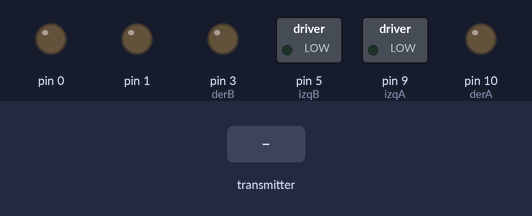
The sketch below on a simulated Arduino Uno, built with avr-gcc and run on an emulated ATmega328P. On the bench: switched loads named in the sketch (green lamp = pin HIGH), output pins drawn as LEDs (lit = HIGH). Inputs (shaded band) come from the test bench. No radio packets arrive unless stated.

Above: at 1.2 s.
1.3 s: the transmitter starts sending ejes.0 = 0
At 1.6 s:
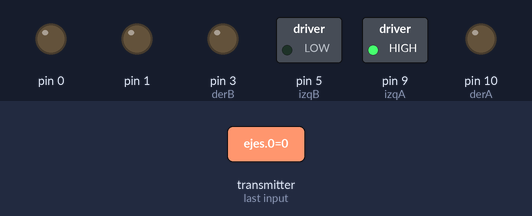
2.8 s: the transmitter starts sending ejes.0 = 256
At 3.9 s:
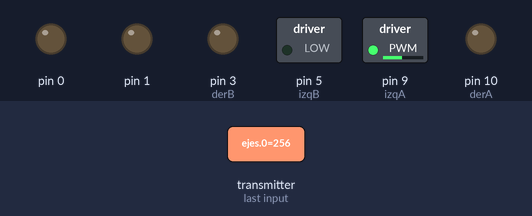
4.3 s: the transmitter starts sending ejes.0 = 1023
At 5.0 s:
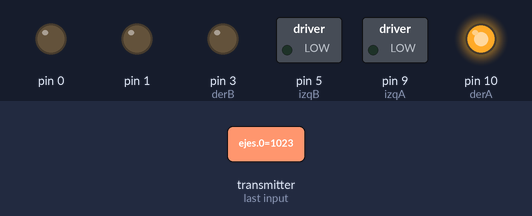
5.8 s: the transmitter starts sending ejes.4 = 0
At 6.2 s:
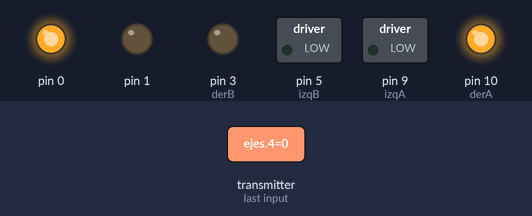
7.3 s: the transmitter starts sending ejes.4 = 256
At 8.5 s:
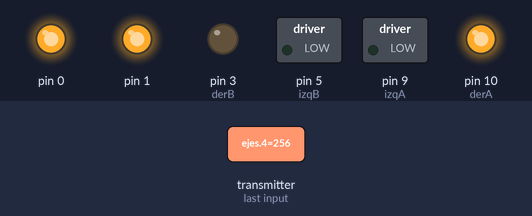
8.8 s: the transmitter starts sending ejes.3 = 0
At 9.6 s:
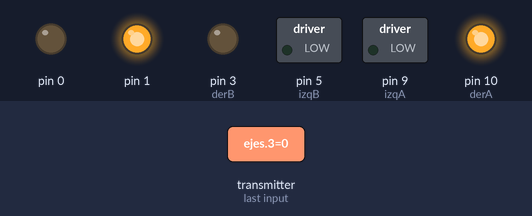
Timing chart, 0 to 11.3 s (numbered marks = the images above; inputs shaded):
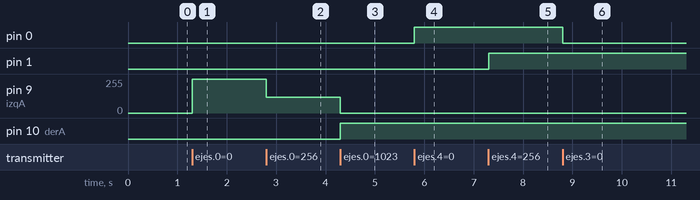

Measured:
- after the input at 1.3 s, pin 9 (izqA): 0/255 → 255/255 at once
- after the input at 2.8 s, pin 9 (izqA): 255/255 → 119/255 at once
- after the input at 4.3 s, pin 9 (izqA): 119/255 → 0/255 at once; pin 10 (derA): LOW → HIGH at once
- after the input at 5.8 s, pin 0: LOW → HIGH at once
- after the input at 7.3 s, pin 1: LOW → HIGH at once
- after the input at 8.8 s, pin 0: HIGH → LOW at once

The sketch:

RX_IE.ino
```cpp
/*  ----------------------------------------------------------------
  Código Para el Receptor.

  Arduino UNO.   Módulo NRF24LD1.

  Vcc           5V
  GND           GND

  Pin 7         CE
  Pin 8         CSN

  Pin 13        SCK
  Pin 11        MOSI
  Pin 12        MISO
  --------------------------------------------------------------------
*/

// Librerías.
#include <SPI.h>
#include <nRF24L01.h>
#include <RF24.h>

RF24 radio(7, 8); // CE, CSN.

//Canal de comunicación.
const byte canal[]={"31"};

int X = 0;
int Y = 0;
int ejes[]={500, 500};

// Motor A.
int ENA = 6;
int IN1 = 5;
int IN2 = 9;

// Motor B.
int ENB = 2;
int IN3 = 10;
int IN4 = 3;

int izqA = IN2;
int izqB = IN1;
int derA = IN3;
int derB = IN4;

// Variador de velocidad.
int vel;

void setup(){

  radio.begin();
  radio.openReadingPipe(1, canal[1]); // Canal 31.
  radio.setPALevel(RF24_PA_MAX); // Máxima potencia de transmisión.

  // Pines del Puente H declarados como salidas.
  pinMode(derA, OUTPUT);
  pinMode(derB, OUTPUT);
  pinMode(izqA, OUTPUT);
  pinMode(izqB, OUTPUT);

 // Se escriben en 0 para que esten detenidos los motores al inicio.
  analogWrite(derB, 0);
  analogWrite(izqB, 0);
  analogWrite(derA, 0);
  analogWrite(izqA, 0);
}

void loop(){

  radio.startListening();
  if ( radio.available()) {
    while (radio.available()){

      radio.read(&ejes, sizeof(ejes));

      X = ejes[0];
      Y = ejes[1];


      // Adelante
      if (Y > 520){
        vel = map(Y, 520, 1023, 0, 255);
        analogWrite(derB, 0);
        analogWrite(izqB, 0);
        analogWrite(derA, vel);
        analogWrite(izqA, vel);
      }

      // Reversa
      if (Y < 480) {
        vel = map(Y, 0, 480, 255, 0);
        analogWrite(derA, 0);
        analogWrite(izqA, 0);
        analogWrite(derB, vel);
        analogWrite(izqB, vel);
      }

      // Derecha
      if (X > 520) {
        analogWrite(derB, 0);
        analogWrite(izqB, 0);
        analogWrite(izqA, 0);
        analogWrite(derA, map(X, 520, 1023, 0, 255));
      }

      // Izquierda
      if (X < 480) {
        analogWrite(derB, 0);
        analogWrite(izqB, 0);
        analogWrite(derA, 0);
        analogWrite(izqA, map(X, 0, 480, 255, 0));
      }

      //Estado neutro.
      if (X > 480 && X < 520 && Y > 480 && Y < 520){
        analogWrite(derB, 0);
        analogWrite(izqB, 0);
        analogWrite(derA, 0);
        analogWrite(izqA, 0);
      }

    }
  }
}
```
